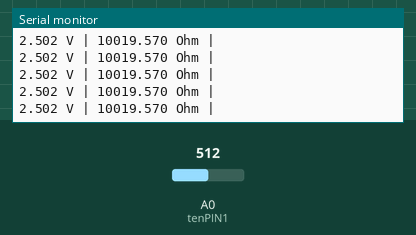
Simulated run of this sketch. Board: Arduino Uno, built with avr-gcc and run on an emulated ATmega328P. Parts: the last lines printed to the serial monitor. Inputs (shaded band) come from the test bench; at power-on: A0 (tenPIN1) = 512.

Above: at 1.2 s.
1.3 s: A0 (tenPIN1) set to 502
At 2.3 s:
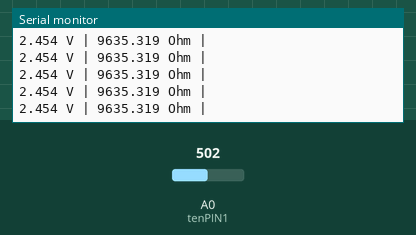
10.3 s: A0 (tenPIN1) set to 900
At 11.0 s:
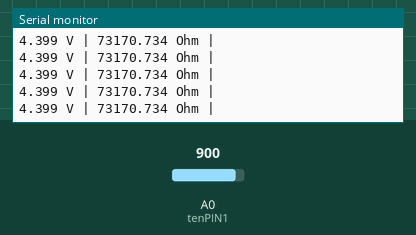
13.3 s: A0 (tenPIN1) set to 945
At 14.4 s:
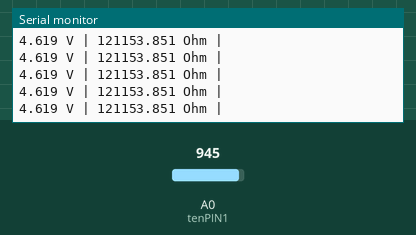
16.3 s: A0 (tenPIN1) set to 998
At 17.4 s:
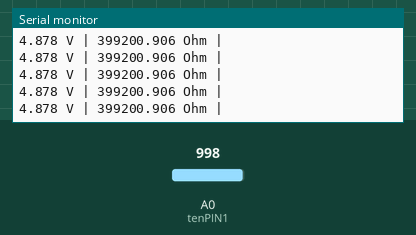
17.8 s: A0 (tenPIN1) set to 1013
At 18.3 s:
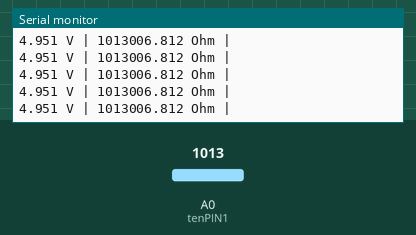
Timing chart, 0 to 20.8 s (numbered marks = the images above; inputs shaded):
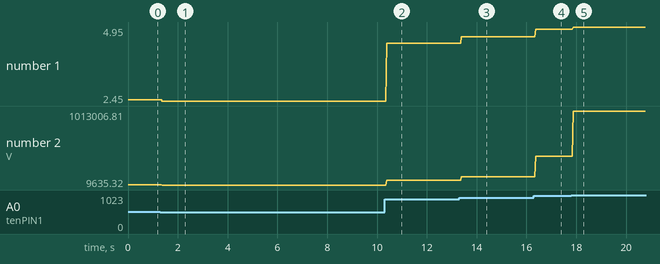

The sketch:

teste_ohmimetro.ino
```cpp
/*
UNIVERSIDADE FEDERAL RURAL DO SEMI-ARIDO
CENTRO DE CIENCIAS EXATAS E NATURAIS - CCEN
BACHARELADO EM CIENCIAS E TECNOLOGIA - BCT
=====:Ohmimetro:=====

  Utilizando o Arduino, é possível medir o valor de uma
  resistência, a partir de uma relação de resistores, com um
  dos valores conhecidos.

  O valor da RESISTÊNCIA é medido sobre o resistor conectado
  no 0V (R2), a partir da medição da tensão sobre esse resistor.
  É necessário definir o valor de R1 e a tensão de entrada, que
  será os 5V do Arduino. O cálculo é feito então, usando a
  seguinte equação: R2 = R1 * V_out / V_in - V_out
  Onde V_out é a tensão sobre R2 (tensão máxima do Arduino).
*/

// pinos de entrada
const int tenPIN1 = A0;
const int tenPIN2 = A1;

// armazena valores utilizados
float nivel = 0.0;
float Vin = 5.0;
float Vout = 0.0;
float R1 = 10000.0;
float R2 = 0.0;

float fator = 0.0;

void setup() {
  Serial.begin(9600);
  pinMode(tenPIN1, INPUT);
}

void loop() {
  // voltímetro (converter nivel analógico para valor de tensão);
  // Serial.println(analogRead(tenPIN1) * (5.0 / 1023));
  nivel = analogRead(tenPIN1);
  Vout = nivel * (Vin / 1023.0);

  // ohmímetro
  fator = (Vin/Vout) - 1;
  R2 = R1 / fator;

  Serial.println("");
  Serial.print(Vout, 3);
  Serial.print(" V | ");
  Serial.print(R2, 3);
  Serial.print(" Ohm | ");
  // Serial.print(tensao2 * 101.0, 3);  	  Serial.print(" V | ");
  // Serial.print(corrente1 * 1000.0, 3);   Serial.print(" mA |");
  // Serial.print(corrente2 * 1000.0, 3);   Serial.println(" mA");
}
```

Measured:
- after the input at 1.3 s, the serial monitor: prints a new line after 0.07 s (image 1)
- after the input at 10.3 s, the serial monitor: prints a new line after 0.08 s (image 2)
- after the input at 13.3 s, the serial monitor: prints a new line after 0.08 s (image 3)
- after the input at 16.3 s, the serial monitor: prints a new line after 0.07 s (image 4)
- after the input at 17.8 s, the serial monitor: prints a new line after 0.08 s (image 5)
- plotted number 1: 2.5 → 2.45 after the input at 1.3 s, 2.45 → 4.4 after the input at 10.3 s, 4.4 → 4.62 after the input at 13.3 s, 4.62 → 4.88 after the input at 16.3 s, 4.88 → 4.95 after the input at 17.8 s
- plotted number 2: 10019.57 → 9635.32 after the input at 1.3 s, 9635.32 → 73170.73 after the input at 10.3 s, 73170.73 → 121153.85 after the input at 13.3 s, 121153.85 → 399200.91 after the input at 16.3 s, 399200.91 → 1013006.81 after the input at 17.8 s
